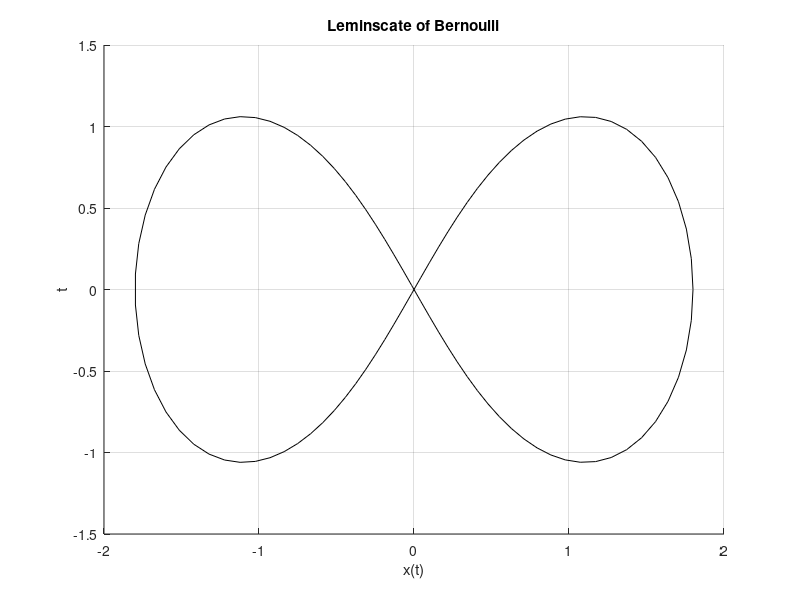

MATLAB code to generate this figure:
%% To plot the 8 figure path << This can be used as a path

% Initialise
t = linspace(0 , 2 * pi , 100);
%A = 0.5 / sqrt(2); % Value chosen such that x is limited to -0.5m and 0.5m

% Equations given
X_Function = (1.8 .* cos(t) ) ./ ( 1 + (sin(t).^2) );
Y_Function = (3 .* sin(t) .* cos(t)) ./ (1 + (sin(t).^2) );

% Plotting the graph
figure(1);
hold on
grid on
title('Leminscate of Bernoulli')
xlabel('x(t)')
ylabel('t')
plot( X_Function , Y_Function , 'k')

%% Make sure to name your function correctly; otherwise, the automatic marking script will not assign you the mark. 
% For example, if your student number is n12345678 and this is a solution for Prac 2, 
% then you should name this function prac2n12345678

% Use linspasce for the plot and use drive to point for number of points
function prac5n10496262(robot)
	% The function needs to start with the following call; 
	%otherwise, your code will not run during automarking.
	robot.powerON();
    

    % Using the drive to point << starts at P1 hardcoded
    Nsteps = 100000;
    goal = [1.8 0];
    
    for step = 1: Nsteps
        [x, y ,theta] = robot.getTruePose();
        q = [x y theta];
        vel = ReachPoint(goal , q);
        [lWv, rWv] = VtoWheels(vel(1),vel(2)); % << Calling v t wheels
        robot.setMotorVel(lWv,rWv)
        
        % if the robot is less than 0.1m of the goal
        %if sqrt (( goal(2) - q(2) )^2 + (goal(1) - q(1))^2 ) < 0.1
        %    pause(1);
        %    robot.setMotorVel(0,0)
        %    break;
        %end
        
    end
    
	%The function needs to end with the following calls; 
	%otherwise, your code will not run during automarking.
	pause(3)
	robot.powerOFF();
	disp("**********END************");
end    




% Moslty unchanged code Reach point function from prac 3
function vel = ReachPoint(goal, q)

    KV = 0.45;
    KH = 1; 

    EndY = goal(2); EndX = goal(1);
    y = q(2); x = q(1); theta = q(3);

    theta_goal = atan2(EndY-y, EndX-x);
    w=(angdiff(theta,theta_goal))*KH;


    if w>0.5
        w=0.5;
    elseif w<-0.5
        w=-0.5;
    end

    v = KV * sqrt((EndX-x)^2 + (EndY-y)^2);
    v = min(v, 0.4);

    % if sqrt ( (y2 - y1)^2 + (x2 - x1)^2 ) < 0.4 
    %     vel = [0 0];
    % else 
        vel = [v w];
    % end
end



% Moslty unchanged code Reach point function from prac 2
function [lWv, rWv] = VtoWheels(v,w)

    % Variables
    Radius_Wheel = 0.0975;
    Axle_Length = 0.331;
    %Axle_Length_To_Center = Axle_Length / 2;
    
    % Using equation to calculate each wheel velocity
    lWv = (2* v - w* Axle_Length ) / (2 * Radius_Wheel);
    rWv = (2* v + w* Axle_Length ) / (2 * Radius_Wheel);
    
    
end
